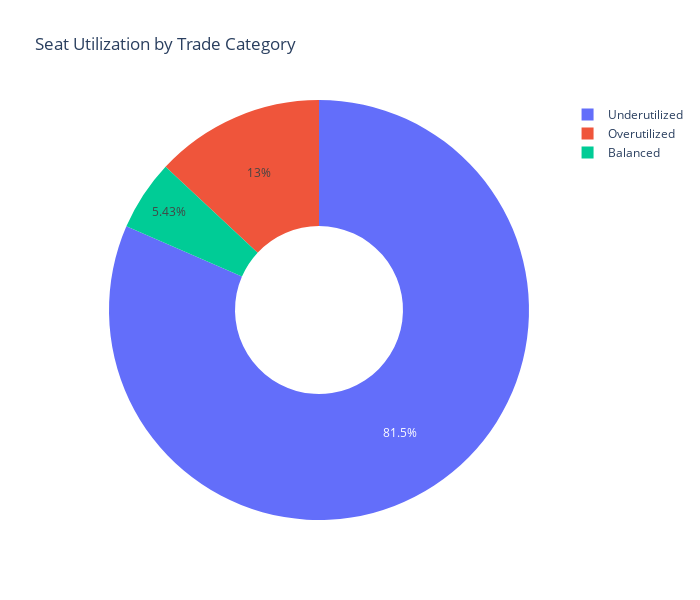

Write notebook code for a chart like this one.
### Code cell
import plotly.express as px
import pandas as pd

# Classify utilization categories
seats_available_trade['Utilization Ratio'] = seats_available_trade['Total Applicants'] / seats_available_trade['Total Seats']

def classify_utilization(ratio):
    if ratio > 1.1:
        return 'Overutilized'
    elif ratio < 0.9:
        return 'Underutilized'
    else:
        return 'Balanced'

seats_available_trade['Utilization Category'] = seats_available_trade['Utilization Ratio'].apply(classify_utilization)


# Prepare detailed info per category
def format_trade_list(df):
    return "<br>".join([f"{row['Trade']}: {int(row['Available Seats'])}" for _, row in df.iterrows()])

grouped = (
    seats_available_trade
    .groupby('Utilization Category')
    .apply(format_trade_list)
    .reset_index(name='Details')
)

# Count how many trades in each category (for pie values)
category_counts = seats_available_trade['Utilization Category'].value_counts().reset_index()
category_counts.columns = ['Utilization Category', 'Count']

# Merge for hover details
merged = category_counts.merge(grouped, on='Utilization Category')

# Plot pie chart
fig = px.pie(
    merged,
    names='Utilization Category',
    values='Count',
    title='Seat Utilization by Trade Category',
    hole=0.4
)

# Custom hover text showing trade: available seat
fig.update_traces(
    hovertemplate="<b>%{label}</b><br>%{customdata[0]}",
    customdata=merged[['Details']]
)

fig.update_layout(
    showlegend=True,
    height=600,
    width=700
)

fig.show()

### Figure 1 — Plotly figure (JSON) as saved in the notebook; plotly's stock layout.template omitted (floating-point values rounded to 4 significant figures)
{"data": [{"customdata": [["Electrician (NSQF): 50803<br>Fitter (NSQF): 139423<br>Electronics Mechanic (NSQF): 3437<br>Computer Operator and Programming Assistant (NSQF): 8810<br>Welder (NSQF): 16374<br>Sewing Technology (NSQF): 7478<br>Wireman (NSQF): 2138<br>Refrigeration & Air Conditioning Technician(NSQF): 2167<br>Mechanic Diesel (NSQF): 2628<br>Information Communication Technology System Maintenance (NSQF): 1085<br>Turner (NSQF): 1637<br>Plumber (NSQF): 8050<br>Draughtsman (Civil) (NSQF): 1529<br>Instrument Mechanic (NSQF): 576<br>Stenographer & Secretarial Assistant (English) (NSQF): 1257<br>Painter General (NSQF): 152<br>Carpenter (NSQF): 820<br>Sheet Metal Worker (NSQF): 220<br>Solar Technician (Electrical) (NSQF): 830<br>Draughtsman (Mechanical) (NSQF): 1657<br>IT Sector (CoE): 74<br>Surveyor(NSQF): 1060<br>Mechanic Machine Tool Maintenance (NSQF): 292<br>Mechanic Agriculture Machinery (NSQF): 146<br>Industrial Painter (NSQF): 418<br>Mechanic (Tractor) (NSQF): 295<br>Attendant Operator (Chemical Plant) (NSQF): 78<br>Baker and Confectioner (NSQF): 111<br>Food Production (General) (NSQF): 93<br>Smartphone Technician Cum App Tester (NSQF): 213<br>Internet of Things (Healthcare) (NSQF): 96<br>Pump Operator-Cum-Mechanic (NSQF): 523<br>Painter (G)/ NM/ 2 Yr: 91<br>Mechanic Auto Body Repair (NSQF): 163<br>Technician Mechatronics (NSQF): 311<br>Internet of Things (Smart City) (NSQF): 131<br>Laboratory Assistant (Chemical Plant) (NSQF): 111<br>Foundryman (NSQF): 189<br>Plastic Processing Operator (NSQF): 363<br>Additive Manufacturing Technician Three D Printing (NSQF): 229<br>Internet of Things (Agriculture) (NSQF): 175<br>Marine Engine Fitter (NSQF): 340<br>Production & Manufacturing (CoE): 671<br>Welder (GMAW & GTAW) (NSQF): 105<br>Building constructor(NSQF): 121<br>Mechanic Auto Body Painting (NSQF): 235<br>Mech. Repair & Maintenance of Heavy Vehicles (NSQF): 190<br>Wood Work Technician (NSQF): 137<br>Tool & Die Maker (Press Tools, Jigs & Fixtures) (NSQF): 253<br>Food & Beverages Services Assistant (NSQF): 74<br>Architectural Draughtsmanship(NSQF): 23<br>Operator Advanced Machine Tools (NSQF): 73<br>Lift and Escalator Mechanic (NSQF): 52<br>Health Sanitary Inspector (NSQF): 1206<br>Cosmetology (NSQF): 612<br>Secretarial Practice (English) (NSQF): 950<br>In Plant Logistics Assistant (NSQF): 31<br>Instrument Mechanic (Chemical Plant)  (NSQF): 12<br>Blaster /Short Firer SCVT: 70<br>Maintenance Mechanic (Chemical Plant) (NSQF): 13<br>Central Air-conditioning Plant Mechanic (NSQF): 18<br>Industrial Robotics & Digital Manufacturing Technician (NSQF): 35<br>Process Plant Maintenance Sector (CoE): 367<br>Photographer (NSQF): 55<br>Mech Cons Electronics: 28<br>Welder (Structural) (NSQF): 37<br>Horticulture (NSQF): 597<br>Mech Earth Moving MC: 75<br>Welder (Pipe) (NSQF): 37<br>Manufacturing Process Control &  Automation(NSQF): 37<br>Desk Top Publishing Operator (NSQF): 1702<br>Warehouse Technician(NSQF): 38<br>Floriculture & Landscaping (NSQF): 311<br>Dairying: 263<br>Vessel Navigator (NSQF): 41"], ["Mechanic (Motor Vehicle) (NSQF): -2003<br>Dress Making (NSQF): -300<br>Mechanic Mining Machinery (NSQF): -527<br>Electrical Sector (CoE): -344<br>Automobile Sector (CoE): -70<br>Stone Processing Machine Operator (NSQF): -130<br>Stone Mining Machine Operator (NSQF): -81<br>Mechanic Electric Vehicle (NSQF): -24<br>Computer Operator & Programming Assistant (VI & OD) (NSQF): -57<br>Mate (Mines) SCVT: -20<br>Technician Electronics System Design Repair(NSQF): -25<br>Electrician-Power Distribution(NSQF): -9"], ["Machinist (NSQF): 329<br>Computer Hardware & Network Maintenance (NSQF): 56<br>Textile Wet Processing Technician (NSQF): 13<br>Advanced CNC Machining Technician(NSQF): 4<br>Multimedia Animation and Special Effects (NSQF): 0"]], "domain": {"x": [0, 1], "y": [0, 1]}, "hole": 0.4, "hovertemplate": "<b>%{label}</b><br>%{customdata[0]}", "labels": ["Underutilized", "Overutilized", "Balanced"], "legendgroup": "", "name": "", "showlegend": true, "type": "pie", "values": [75, 12, 5]}], "layout": {"height": 600, "legend": {"tracegroupgap": 0}, "showlegend": true, "title": {"text": "Seat Utilization by Trade Category"}, "width": 700}}
